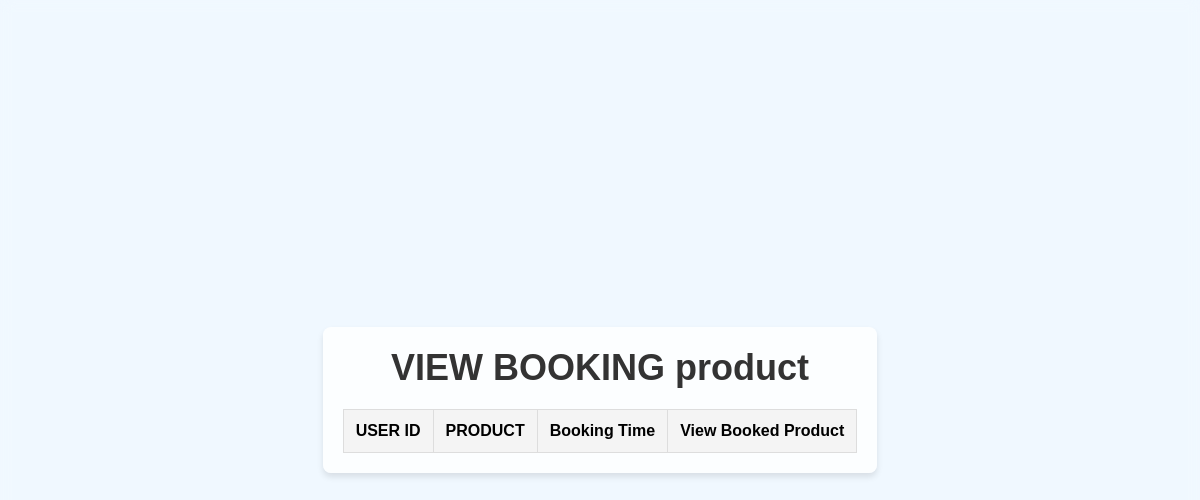
Before: /productbooking with the older database file.
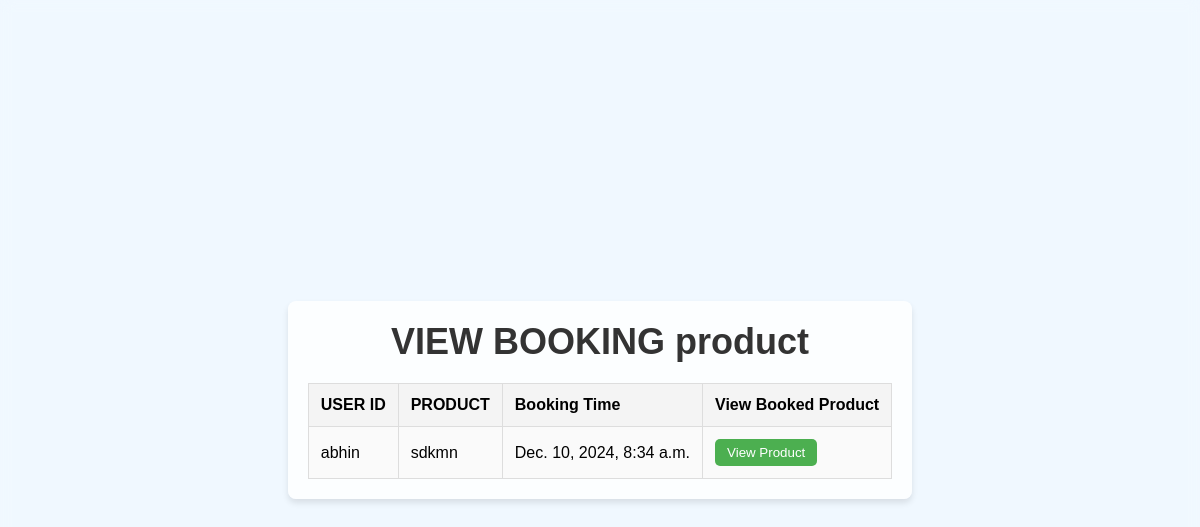
After: the same page with the newer database file.
### administrator/models.py (models this page shows)
class supplycoBookingtable(models.Model):
    date=models.DateTimeField(null=True,blank=True)
    PRODUCT=models.ForeignKey(producttable,on_delete=models.CASCADE,null=True,blank=True)
    USERID=models.ForeignKey(usertable,on_delete=models.CASCADE,null=True,blank=True)
    quantity=models.CharField(max_length=100,null=True,blank=True)
    STATUS=models.CharField(max_length=100,null=True,blank=True)

class usertable(models.Model):
    name=models.CharField(max_length=100,null=True,blank=True)
    phone=models.CharField(max_length=100,null=True,blank=True)
    email=models.CharField(max_length=100,null=True,blank=True)
    LOGINID=models.ForeignKey(LoginTable,on_delete=models.CASCADE,null=True,blank=True)

class producttable(models.Model):
    SUPPLYCO=models.ForeignKey(supplycoprofile,on_delete=models.CASCADE,null=True,blank=True)
    productid=models.CharField(max_length=100,null=True,blank=True)
    name=models.CharField(max_length=100,null=True,blank=True)
    image=models.FileField()
    description=models.CharField(max_length=200,null=True,blank=True)
    price=models.FloatField(null=True,blank=True)
    marketprice=models.FloatField(null=True,blank=True)
    quantity=models.CharField(max_length=100,null=True,blank=True)

### administrator/views.py (the view)
# urls.py: path('productbooking',productbooking.as_view(),name='productbooking'),
class productbooking(View):
    def get(self,request):
        obj=supplycoBookingtable.objects.all()
        return render(request,'supplyco/view booking/viewbooking.html',{'obj':obj})

### templates/supplyco/view booking/viewbooking.html (shortened to what this page needs)
{% load static %}
<!DOCTYPE html>
<html lang="en">
<head>
    <link rel="stylesheet" href="{% static 'css/viewbooking.css' %}">
</head>
<body>
    <div class="container">
        <h1>VIEW BOOKING product</h1>
        <table>
            <thead>
                <tr>
                    <th>USER ID</th>
                    <th>PRODUCT</th>
                    <th>Booking Time</th>
                    <th>View Booked Product</th>
                </tr>
            </thead>
            <tbody>
                <tr>
                    {% for i in obj %}
                    <td>{{i.USERID.name}}</td>
                    <td>{{i.PRODUCT.name}}</td>
                    <td>{{i.date}}</td>
                    <td>
                        <a href="/viewproduct/{{i.id}}"><button onclick="productbookingDetails(1)">View Product</button></a>
                    </td>
                </tr>
                {% endfor %}
            </tbody>
        </table>
    </div>
</body>
</html>

Changed rows visible on the page:
added supplycoBookingtable: USERID.name "abhin", PRODUCT.name "sdkmn", date "Dec. 10, 2024, 8:34 a.m."
